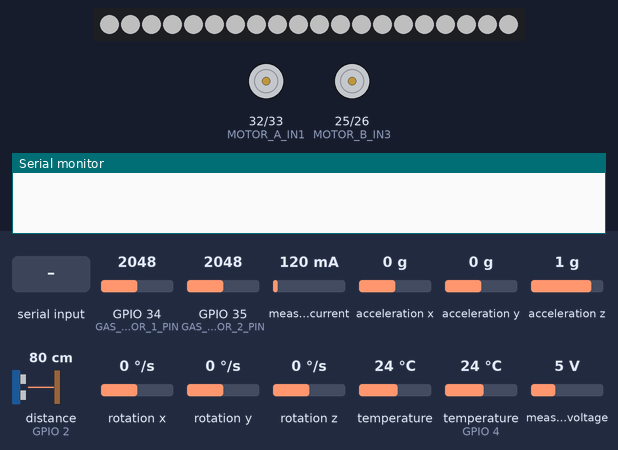
The sketch below on a simulated ESP32. Parts: 20 RGB LEDs in strip order, left to right, motor-driver pin pairs drawn as motors (green arrow = first pin HIGH = forward, orange = second pin HIGH = backward, longer = more drive, scaled by the enable pin), the last lines printed to the serial monitor. Wiring (inferred from the names in the program): ultrasonic range finder: trigger GPIO 15; echo GPIO 2. Inputs (shaded band) come from the test bench; at power-on: GPIO 34 (GAS_SENSOR_1_PIN) = 2048, GPIO 35 (GAS_SENSOR_2_PIN) = 2048, measured current 120 mA, acceleration x 0 g, acceleration y 0 g, acceleration z 1 g, distance to the obstacle (sensor on GPIO 2) 80 cm, rotation x 0 °/s, rotation y 0 °/s, rotation z 0 °/s, temperature 24 °C, temperature (sensor on GPIO 4) 24 °C, measured voltage 5 V. The echo pulse lasts 58.3 µs per cm; dim RGB values are drawn brighter than linear; nothing arrives over Bluetooth unless stated.

Above: at 1.2 s.
1.3 s: "F\n" received over Serial
At 2.4 s:
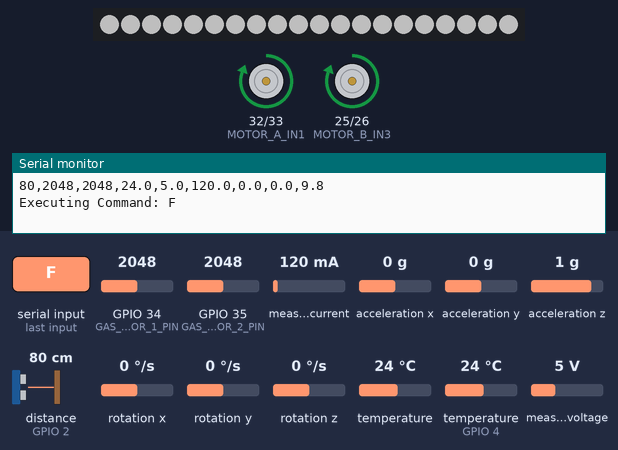
3.2 s: "B\n" received over the second serial link
At 4.9 s:
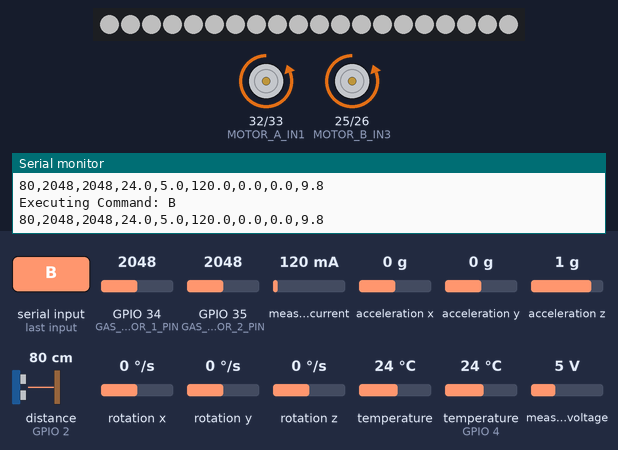
5.2 s: "l\n" received over Serial
At 6.7 s:
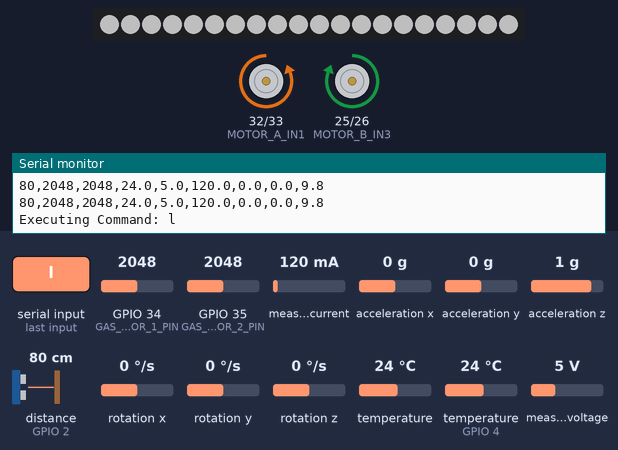
7.2 s: "r\n" received over the second serial link
At 8.3 s:
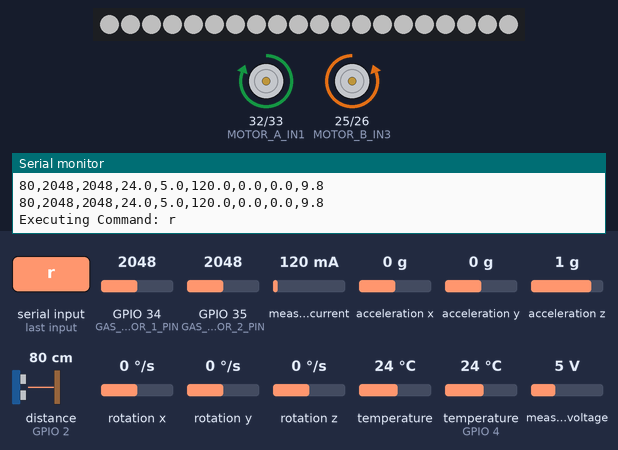
9.2 s: "F\n" received over the second serial link
At 10.9 s:
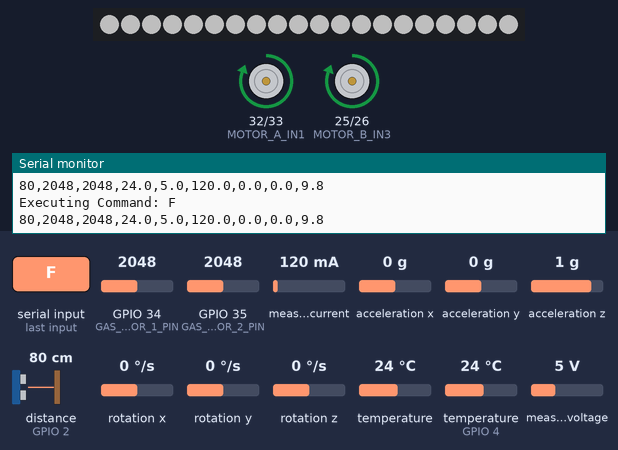
11.2 s: "r\n" received over Serial
At 12.6 s:
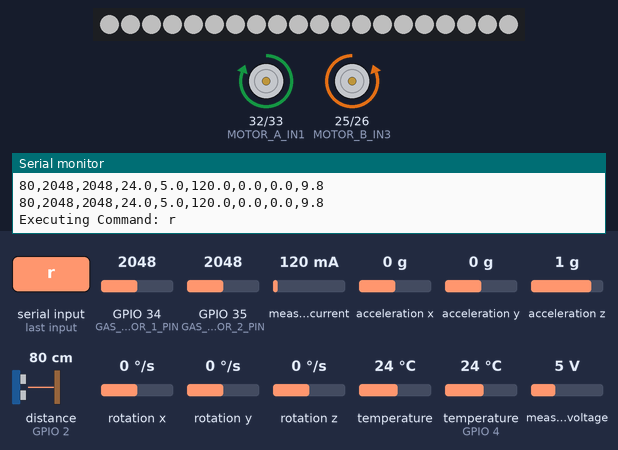
Timing chart, 0 to 14.2 s (numbered marks = the images above; inputs shaded):
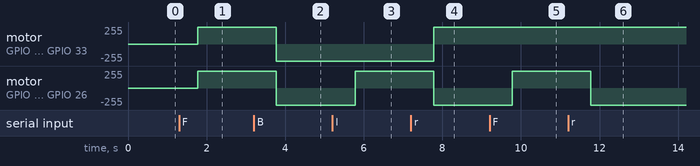

Measured:
- after the input at 1.3 s, motor on GPIO 32 (MOTOR_A_IN1) / GPIO 33 (MOTOR_A_IN2), motor on GPIO 25 (MOTOR_B_IN3) / GPIO 26 (MOTOR_B_IN4): stopped → forward 255/255 after 0.48 s
- after the input at 3.2 s, motor on GPIO 32 (MOTOR_A_IN1) / GPIO 33 (MOTOR_A_IN2), motor on GPIO 25 (MOTOR_B_IN3) / GPIO 26 (MOTOR_B_IN4): forward 255/255 → backward 255/255 after 0.58 s
- after the input at 5.2 s, motor on GPIO 25 (MOTOR_B_IN3) / GPIO 26 (MOTOR_B_IN4): backward 255/255 → forward 255/255 after 0.58 s
- after the input at 7.2 s, motor on GPIO 32 (MOTOR_A_IN1) / GPIO 33 (MOTOR_A_IN2): backward 255/255 → forward 255/255 after 0.58 s; motor on GPIO 25 (MOTOR_B_IN3) / GPIO 26 (MOTOR_B_IN4): forward 255/255 → backward 255/255 after 0.58 s
- after the input at 9.2 s, motor on GPIO 25 (MOTOR_B_IN3) / GPIO 26 (MOTOR_B_IN4): backward 255/255 → forward 255/255 after 0.58 s
- after the input at 11.2 s, motor on GPIO 25 (MOTOR_B_IN3) / GPIO 26 (MOTOR_B_IN4): forward 255/255 → backward 255/255 after 0.58 s

The sketch:

aqua_shield_robot_bt.ino
```cpp
#include <Wire.h>
#include <Adafruit_MPU6050.h>
#include <Adafruit_Sensor.h>
#include <Adafruit_INA219.h>
#include <BluetoothSerial.h>
#include <OneWire.h>
#include <DallasTemperature.h>
#include <FastLED.h>

// --- FastLED Config ---
#define NUM_LEDS     20
#define DIN_PIN      27
#define BRIGHTNESS   80

CRGB leds[NUM_LEDS];

// --- Hardware Serial2 Pins (To Arduino Remote) ---
#define RX2_PIN 16
#define TX2_PIN 17

// --- Ultrasonic Pins ---
int tr = 15;
int ec = 2;

// --- Bluetooth ---
BluetoothSerial SerialBT;

// --- Sensors & Modules ---
Adafruit_MPU6050 mpu;
Adafruit_INA219 ina219;

// --- Temperature Probe (DS18B20) ---
#define ONE_WIRE_BUS 4
OneWire oneWire(ONE_WIRE_BUS);
DallasTemperature ds18b20(&oneWire);

// --- Gas Sensors ---
#define GAS_SENSOR_1_PIN 34
#define GAS_SENSOR_2_PIN 35

// --- Motor Driver Pins ---
#define MOTOR_A_IN1 32
#define MOTOR_A_IN2 33
#define MOTOR_B_IN3 25
#define MOTOR_B_IN4 26

// Optional Enable Pins for L298N (Set HIGH if jumpers are not present)
#define MOTOR_ENA   12
#define MOTOR_ENB   14

// --- Telemetry Timing ---
unsigned long lastTelemetryTime = 0;
const unsigned long telemetryInterval = 1000; // 1 second

// Function Prototypes
int dist();
void stopRobot();
void moveForward();
void moveBackward();
void turnLeft();
void turnRight();
void handleCommand(char command);

void setup() {
  Serial.begin(115200);                                // USB Debugging
  Serial2.begin(115200, SERIAL_8N1, RX2_PIN, TX2_PIN);  // Connection to Arduino Remote

  // FastLED Setup - Solid White Light
  FastLED.addLeds<WS2812B, DIN_PIN, GRB>(leds, NUM_LEDS);
  FastLED.setBrightness(BRIGHTNESS);
  fill_solid(leds, NUM_LEDS, CRGB(255, 255, 255));
  FastLED.show();

  // Ultrasonic Pins
  pinMode(tr, OUTPUT);
  pinMode(ec, INPUT);

  // Initialize DS18B20 Probe
  ds18b20.begin();

  // Initialize Bluetooth
  SerialBT.begin("ESP32_Robot_BT");

  // Initialize Motor Control Pins
  pinMode(MOTOR_A_IN1, OUTPUT);
  pinMode(MOTOR_A_IN2, OUTPUT);
  pinMode(MOTOR_B_IN3, OUTPUT);
  pinMode(MOTOR_B_IN4, OUTPUT);

  pinMode(MOTOR_ENA, OUTPUT);
  pinMode(MOTOR_ENB, OUTPUT);
  digitalWrite(MOTOR_ENA, HIGH); // Enable Motor A Driver
  digitalWrite(MOTOR_ENB, HIGH); // Enable Motor B Driver

  stopRobot();

  // Initialize I2C Bus (SDA=21, SCL=22)
  Wire.begin(21, 22);

  // Initialize MPU6050
  if (!mpu.begin()) {
    Serial.println("Failed to find MPU6050 chip!");
  } else {
    mpu.setAccelerometerRange(MPU6050_RANGE_8_G);
    mpu.setGyroRange(MPU6050_RANGE_500_DEG);
    mpu.setFilterBandwidth(MPU6050_BAND_21_HZ);
  }

  // Initialize INA219
  if (!ina219.begin()) {
    Serial.println("Failed to find INA219 chip!");
  }
}

void loop() {
  // 1. Process Commands from Arduino Remote (Serial2)
  while (Serial2.available() > 0) {
    char command = Serial2.read();
    if (command != '\r' && command != '\n') {
      handleCommand(command);
    }
  }

  // 2. Process Wireless Commands from Bluetooth
  while (SerialBT.available() > 0) {
    char command = SerialBT.read();
    if (command != '\r' && command != '\n') {
      handleCommand(command);
    }
  }

  // 3. Process USB Serial Commands (For testing directly from Serial Monitor)
  while (Serial.available() > 0) {
    char command = Serial.read();
    if (command != '\r' && command != '\n') {
      handleCommand(command);
    }
  }

  // 4. Send Comma-Separated Telemetry Every 1 Second
  if (millis() - lastTelemetryTime >= telemetryInterval) {
    lastTelemetryTime = millis();

    int distance = dist();
    int gas1Value = analogRead(GAS_SENSOR_1_PIN);
    int gas2Value = analogRead(GAS_SENSOR_2_PIN);

    ds18b20.requestTemperatures();
    float probeTemp = ds18b20.getTempCByIndex(0);

    float busVoltage = ina219.getBusVoltage_V();
    float current_mA = ina219.getCurrent_mA();

    sensors_event_t a, g, temp;
    mpu.getEvent(&a, &g, &temp);

    String csvData = String(distance) + "," +
                     String(gas1Value) + "," +
                     String(gas2Value) + "," +
                     String(probeTemp, 1) + "," +
                     String(busVoltage, 1) + "," +
                     String(current_mA, 1) + "," +
                     String(a.acceleration.x, 1) + "," +
                     String(a.acceleration.y, 1) + "," +
                     String(a.acceleration.z, 1);

    Serial2.println(csvData);
    SerialBT.println(csvData);
    Serial.println(csvData);
  }
}

// Control Command Handler
void handleCommand(char command) {
  Serial.print("Executing Command: ");
  Serial.println(command);

  switch (command) {
    case 'F': case 'f': moveForward(); break;
    case 'B': case 'b': moveBackward(); break;
    case 'L': case 'l': turnLeft(); break;
    case 'R': case 'r': turnRight(); break;
    case 'S': case 's': stopRobot(); break;
    default: break;
  }
}

// Ultrasonic Sensor Function
int dist() {
  digitalWrite(tr, LOW);
  delayMicroseconds(2);
  digitalWrite(tr, HIGH);
  delayMicroseconds(10);
  digitalWrite(tr, LOW);
  long duration = pulseIn(ec, HIGH, 30000);
  if (duration == 0) return -1;
  return duration / 58.2;
}

// Robot Movement Functions
void stopRobot() {
  digitalWrite(MOTOR_A_IN1, LOW);
  digitalWrite(MOTOR_A_IN2, LOW);
  digitalWrite(MOTOR_B_IN3, LOW);
  digitalWrite(MOTOR_B_IN4, LOW);
}

void moveForward() {
  digitalWrite(MOTOR_A_IN1, HIGH);
  digitalWrite(MOTOR_A_IN2, LOW);
  digitalWrite(MOTOR_B_IN3, HIGH);
  digitalWrite(MOTOR_B_IN4, LOW);
}

void moveBackward() {
  digitalWrite(MOTOR_A_IN1, LOW);
  digitalWrite(MOTOR_A_IN2, HIGH);
  digitalWrite(MOTOR_B_IN3, LOW);
  digitalWrite(MOTOR_B_IN4, HIGH);
}

void turnLeft() {
  digitalWrite(MOTOR_A_IN1, LOW);
  digitalWrite(MOTOR_A_IN2, HIGH);
  digitalWrite(MOTOR_B_IN3, HIGH);
  digitalWrite(MOTOR_B_IN4, LOW);
}

void turnRight() {
  digitalWrite(MOTOR_A_IN1, HIGH);
  digitalWrite(MOTOR_A_IN2, LOW);
  digitalWrite(MOTOR_B_IN3, LOW);
  digitalWrite(MOTOR_B_IN4, HIGH);
}
```
